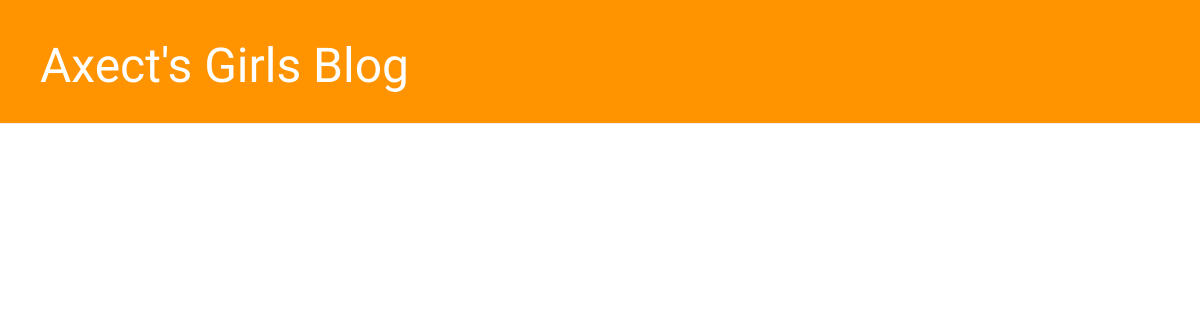
Before: / with the older database file.
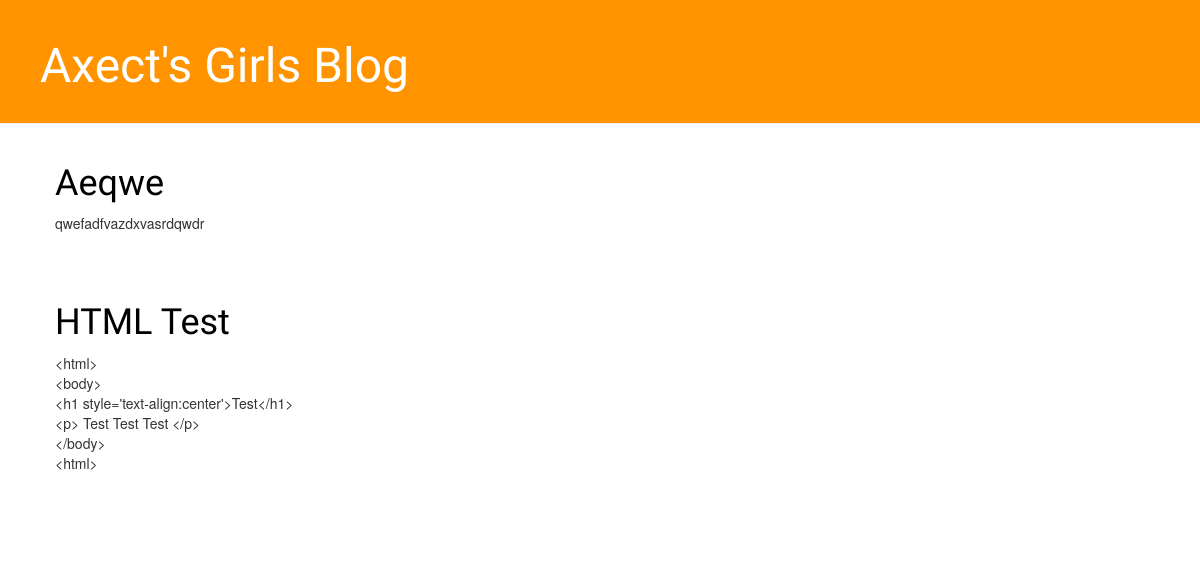
After: the same page with the newer database file.
### blog/models.py (models this page shows, shortened)
class Post(models.Model):
    author = models.ForeignKey('auth.User') # Define Author
    title = models.CharField(max_length=200)
    text = models.TextField()
    created_date = models.DateTimeField(
        default=timezone.now
    )
    published_date = models.DateTimeField(
        blank=True, null=True
    )

### blog/views.py (the view)
# urls.py: url(r'^$', views.post_list, name='post_list'),
def post_list(request):
    posts = Post.objects.filter(published_date__lte=timezone.now()).order_by('published_date')
    return render(request, 'blog/post_list.html', {'posts': posts})

### blog/templates/blog/post_list.html (shortened to what this page needs)
{% extends 'blog/base.html' %}
{% block content %}
    {% for post in posts %}
        <div class="post">
            <h1><a href="">{{ post.title }}</a></h1>
            <p>{{ post.text|linebreaksbr }}</p>
        </div>
    {% endfor %}
{% endblock content %}

### blog/templates/blog/base.html (shortened to what this page needs)
{% load staticfiles %}
<html>
    <head>
        <link rel="stylesheet" href="//maxcdn.bootstrapcdn.com/bootstrap/3.2.0/css/bootstrap.min.css">
        <link rel="stylesheet" href="//maxcdn.bootstrapcdn.com/bootstrap/3.2.0/css/bootstrap-theme.min.css">
        <link rel="stylesheet" href="{% static 'css/blog.css' %}">
    </head>
    <body>
        <div class="page-header">
            <h1><a href="/">Axect's Girls Blog</a></h1>
        </div>
        <div class="content container">
            <div class="row">
                <div class="col-md-8">
                    {% block content %}
                    {% endblock %}
                </div>
            </div>
        </div>
    </body>
</html>

### blog/static/css/blog.css (style rules this page uses)
.page-header { background-color: #ff9400; margin-top: 0; padding: 20px 20px 20px 40px; }
.page-header h1, .page-header h1 a, .page-header h1 a:visited, .page-header h1 a:active { color: #ffffff; font-size: 36pt; text-decoration: none; }
.content { margin-left: 40px; }
h1, h2, h3, h4 { font-family: 'Lobster', cursive; }
.post { margin-bottom: 70px; }
.post h1 a, .post h1 a:visited { color: #000000; }

Changed rows visible on the page:
added Post: title "Aeqwe", text "qwefadfvazdxvasrdqwdr"
added Post: title "HTML Test", text "<html> <body> <h1 style='text-align:center'>Test</h1> <p> Test Test Test </p> </body> <html>"
